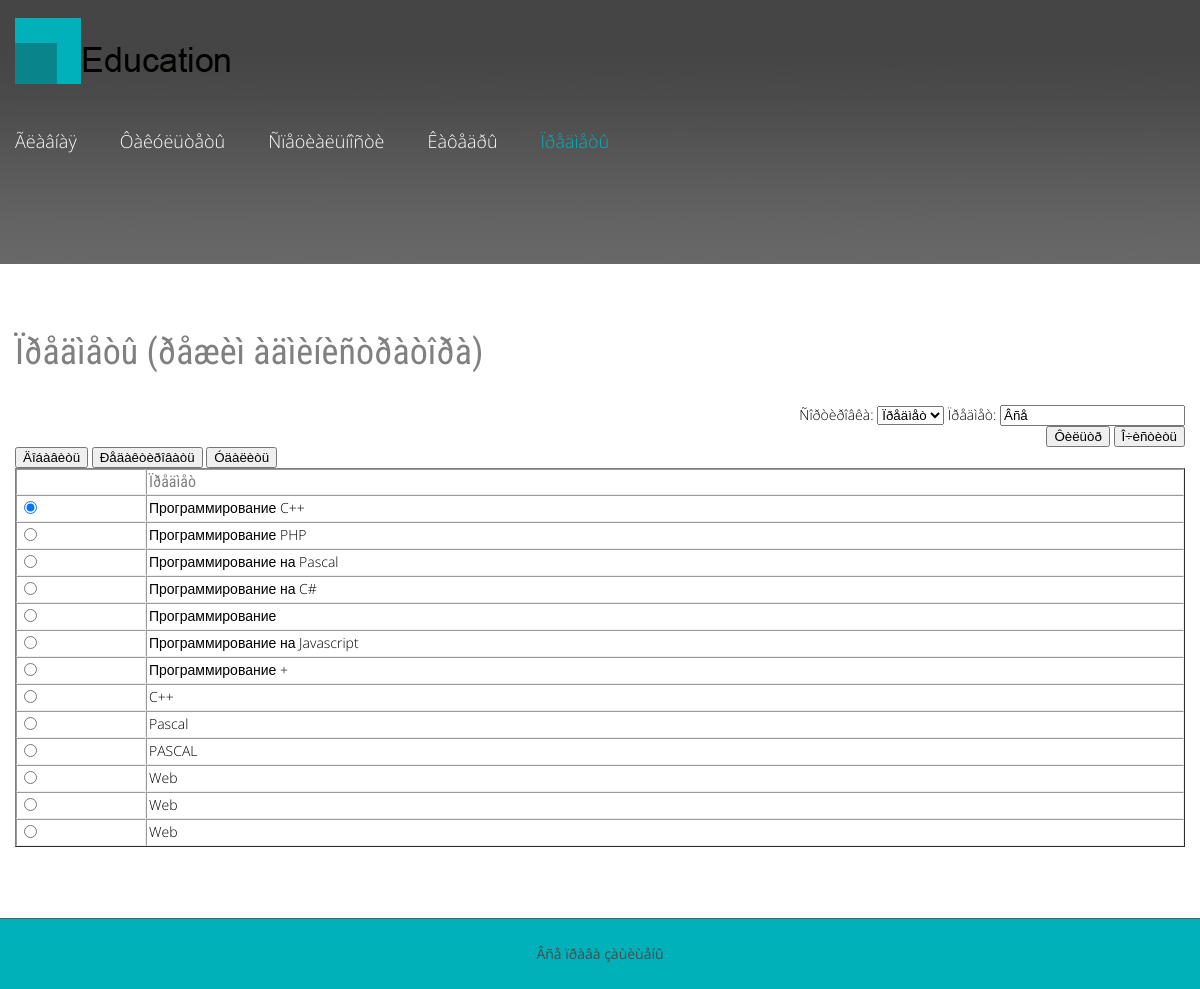
The page /plan/subject.php on the database its author committed.
### tables this page shows
CREATE TABLE `subject` (
  `idsubject` int(11) NOT NULL,
  `subject` varchar(40) DEFAULT NULL,
  `idform` int(11) NOT NULL
);

### plan/subject.php (the view, shortened to what this page needs)
<!DOCTYPE html>
<html lang="en">
<head>
<link rel="stylesheet" href="css/contact-form.css">
<link rel="stylesheet" href="css/style.css">
</head>
<body>
<header>
  <div class="container">
    <div class="row">
      <div class="grid_12 rel">
        <h1>
          <a href="index.php">
            <img src="images/logo.png" alt="Logo alt">
          </a>
        </h1>
      </div>
    </div>
  </div>
  <section id="stuck_container">
    <div class="container">
      <div class="row">
        <div class="grid_12 ">
          <div class="navigation ">
            <nav>
              <ul class="sf-menu">
               <li><a href="index.php">Ãëàâíàÿ</a></li>
               <li ><a href="faculty.php">Ôàêóëüòåòû</a></li>
               <li ><a href="spec.php">Ñïåöèàëüíîñòè</a></li>
               <li ><a href="chair.php">Êàôåäðû</a></li>
               <li class="current"><a href="subject.php">Ïðåäìåòû</a></li>
             </ul>
            </nav>
          </div>
        </div>
     </div>
    </div>
  </section>
</header>
<section id="content"><div class="ic"></div>
  <div class="container">
    <div class="row">
      <div class="grid_12">
        <h3>Ïðåäìåòû (ðåæèì àäìèíèñòðàòîðà)</h3>
      </div>
      <div class="grid_12">
 <form name="form2"  method="post"  >
   <?
		$filter=$_GET["filter"];
		$sort=$_GET["sort"];
if ($filter==1)
{
$value1 = $_POST['FilterValue1'];
$s="SELECT subject.* FROM subject   where subject" ;
if ($value1!="Âñå")
$s=$s." LIKE '%$value1"."%'  ";
else
$s=$s."=subject ";
}
else
		 $s="SELECT subject.* FROM subject";
		 $r=mysql_query($s);
	 ?>
     		<div align="right">
Ñîðòèðîâêà:
				<select name="sortname"  style="height:22; width:auto" onChange="this.form.action='subject.php?sort=1&filter=<? echo $filter;?>'; this.form.submit();" >
					<option value="subject"  <? if ($fieldsort=="subject") {?> selected="selected" <? }?>>Ïðåäìåò </option>
			  </select>
Ïðåäìåò:
				<input   name="FilterValue1"  onFocus="if (this.value=='Âñå') this.value=''"  value="<? if ($filter==1) echo "$value1"; else echo("Âñå"); ?>" onBlur="checkFilterValue1()"  type="text">
				<br>
				<input  type="button"  name="button1"  onclick="this.form.action='subject.php?filter=1&sort=<? echo $sort;?>'; this.form.submit();"   value="Ôèëüòð">
				<input  type="button"  name="button2"  onclick="this.form.action='subject.php?filter=0&sort=<? echo $sort;?>'; this.form.submit();"   value="Î÷èñòèòü">
           <br>
          </div>
<input  type="button"  name="button4"   onclick="this.form.action='updsubject.php?upd=0&step=1'; this.form.submit();" value="Äîáàâèòü">
<input  type="button"  name="button" <? if (mysql_num_rows($r)==0) {?>    disabled="disabled"<? }?>  onclick="this.form.action='updsubject.php?upd=1&step=1'; this.form.submit();" value="Ðåäàêòèðîâàòü">
<input  type="button"  name="button" <? if (mysql_num_rows($r)==0) {?>    disabled="disabled"<? }?>  onclick="qwest=window.confirm('Âû äåñòâèòåëüíî õîòèòå óäàëèòü çàïèñü?');  if (qwest) {this.form.action='delsubject.php'; this.form.submit();}" value="Óäàëèòü">
<table WIDTH=100% border="1" cellspacing=0 cellpadding=2  >
									<tr >
		<td ><font color=white>&nbsp;</font></td>
		<td><h1>Ïðåäìåò</h1></td>
		</tr>
      <?
			for ($i=0;$i<mysql_num_rows($r);$i++)
			  {
				$f=mysql_fetch_array($r);
				echo "<tr>";
	if ($i==0)
    echo "<td><input type=radio checked=checked name=Arr[] value=".$f["idsubject"]."> </td>";
	else
    echo "<td><input type=radio name=Arr[] value=".$f["idsubject"]."> </td>";
				echo "
				<td> $f[subject]</td>
				";
				echo "</tr>";
			  }
		?>
  </table>
</form>
      </div>
    </div>
  </div>
</section>
<footer id="footer">
  <div class="container" align="center">
    <div class="row">
      <div class="grid_12">
        <div class="copyright"><a href="#">Âñå ïðàâà çàùèùåíû</a>
        </div>
    </div>
  </div>
  </div>
</footer>
</body>
</html>

### plan/css/style.css (style rules this page uses)
.navigation { z-index: 999; position: relative; padding: 35px 0; }
.navigation .sf-menu { z-index: 990; text-align: center; position: relative; }
.navigation nav { position: relative; padding: 0; }
.sf-menu > li { float: left; font-weight: 300; position: relative; font-size: 18px; line-height: 22px; }
.sf-menu > li + li { margin-left: 43px; }
.sf-menu > li + li:after { content: ''; background: url(../images/menu_sep.png) 0 0 no-repeat; height: 5px; width: 5px; position: absolute; left: -20px; top: 10px; }
.sf-menu > li > a { position: relative; color: #ffffff; text-align: center; }
.sf-menu > li.sfHover > a, .sf-menu > li.current > a, .sf-menu > li > a:hover { color: #00b1ba; }
#stuck_container { -webkit-transition: all 0.4s ease; -moz-transition: all 0.4s ease; -ms-transition: all 0.4s ease; -o-transition: all 0.4s ease; transition: all 0.4s ease; z-index: 998 !important; }
html { width: 100%; }
body { position: relative; background: #00b1ba; color: #000000; font: 300 14px/20px 'Open Sans', sans-serif; }
input, img { max-width: 100%; }
h1, h2, h3, h4, h5, h8 { font-weight: 400; font-size: 16px; color: grey; font-family: 'Roboto Condensed', sans-serif; }
h3 { font-size: 36px; line-height: 72px; padding-top: 52px; margin-bottom: 17px; }
ul { padding: 0; margin: 0; list-style: none; }
a { text-decoration: none; color: inherit; outline: none; -webkit-transition: 0.5s ease; transition: 0.5s ease; }
.rel { position: relative; }
header { color: #e6e5e5; display: block; position: relative; z-index: 999; padding: 18px 0 77px; background: url(../images/slide.jpg) center 0 no-repeat; }
header .rel { z-index: 999; }
header h1 { text-align: center; z-index: 999; float: left; margin-bottom: 10px; }
header h1 a { display: block; overflow: hidden; font-size: 0; line-height: 0; -webkit-transition: 0s ease; transition: 0s ease; }
#content { background-color: #fff; padding-bottom: 71px; }
#footer { padding: 25px 0; border-top: 1px solid #5c5c5c; }
#footer .copyright { font-weight: normal; color: #4b4a4a; }

### plan/css/grid.css (style rules this page uses)
html, body, div, span, applet, object, iframe, h1, h2, h3, h4, h5, h6, p, blockquote, pre, a, abbr, acronym, address, big, cite, code, del, dfn, em, img, ins, kbd, q, s, samp, small, strike, strong, sub, sup, tt, var, b, u, i, center, dl, dt, dd, ol, ul, li, fieldset, form, label, legend, caption, tbody, tfoot, thead, article, aside, canvas, details, embed, figure, figcaption, footer, header, hgroup, menu, nav, output, ruby, section, summary, time, mark, audio, video { margin: 0; padding: 0; border: 0; font-size: 100%; font: inherit; vertical-align: top; }
article, aside, details, figcaption, figure, footer, header, hgroup, menu, nav, section { display: block; }
body { line-height: 1; }
ol, ul { list-style: none; }
.row { margin-left: -30px; *zoom: 1; }
.row:before, .row:after { display: table; content: ""; line-height: 0; }
.row:after { clear: both; }
[class*="grid_"] { float: left; min-height: 1px; margin-left: 30px; }
.container { width: 1170px; }
.grid_12 { width: 1170px; }
.container { margin-right: auto; margin-left: auto; *zoom: 1; }
.container:before, .container:after { display: table; content: ""; line-height: 0; }
.container:after { clear: both; }

### rows shown on the page
subject: subject "Программирование C++"
subject: subject "Программирование PHP"
subject: subject "Программирование на Pascal"
subject: subject "Программирование на C#"
subject: subject "Программирование"
subject: subject "Программирование на Javascript"
subject: subject "Программирование +"
subject: subject "C++"
subject: subject "Pascal"
subject: subject "PASCAL"
subject: subject "Web"
subject: subject "Web"
subject: subject "Web"
